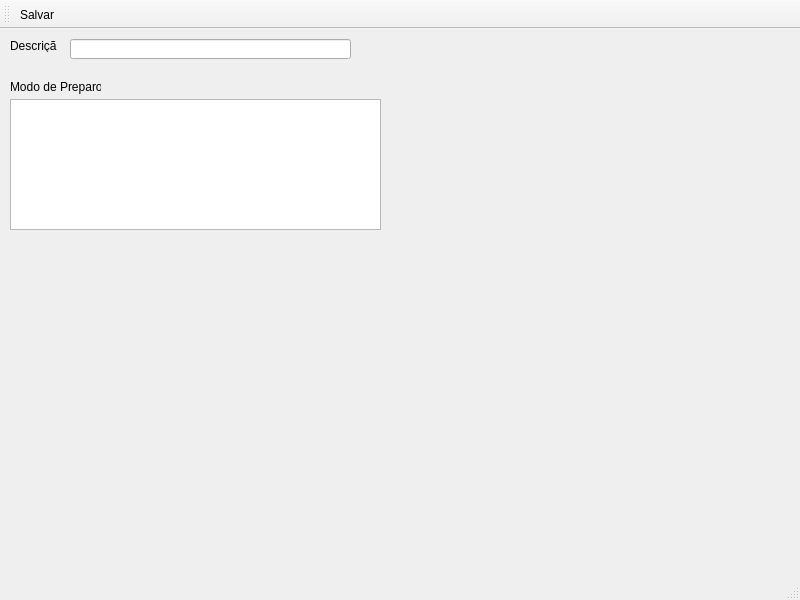
<?xml version="1.0" encoding="UTF-8"?>
<ui version="4.0">
 <class>TelaReceita</class>
 <widget class="QMainWindow" name="TelaReceita">
  <property name="geometry">
   <rect>
    <x>0</x>
    <y>0</y>
    <width>800</width>
    <height>600</height>
   </rect>
  </property>
  <property name="windowTitle">
   <string>MainWindow</string>
  </property>
  <widget class="QWidget" name="centralwidget">
   <widget class="QLabel" name="lblDescricao">
    <property name="geometry">
     <rect>
      <x>10</x>
      <y>10</y>
      <width>47</width>
      <height>13</height>
     </rect>
    </property>
    <property name="text">
     <string>Descrição:</string>
    </property>
   </widget>
   <widget class="QLineEdit" name="edtDescricao">
    <property name="geometry">
     <rect>
      <x>70</x>
      <y>10</y>
      <width>281</width>
      <height>20</height>
     </rect>
    </property>
   </widget>
   <widget class="QLabel" name="label">
    <property name="geometry">
     <rect>
      <x>10</x>
      <y>50</y>
      <width>91</width>
      <height>16</height>
     </rect>
    </property>
    <property name="text">
     <string>Modo de Preparo</string>
    </property>
   </widget>
   <widget class="QTextEdit" name="textEdit">
    <property name="geometry">
     <rect>
      <x>10</x>
      <y>70</y>
      <width>371</width>
      <height>131</height>
     </rect>
    </property>
   </widget>
  </widget>
  <widget class="QMenuBar" name="menubar">
   <property name="geometry">
    <rect>
     <x>0</x>
     <y>0</y>
     <width>800</width>
     <height>21</height>
    </rect>
   </property>
  </widget>
  <widget class="QStatusBar" name="statusbar"/>
  <widget class="QToolBar" name="toolBar">
   <property name="windowTitle">
    <string>toolBar</string>
   </property>
   <attribute name="toolBarArea">
    <enum>TopToolBarArea</enum>
   </attribute>
   <attribute name="toolBarBreak">
    <bool>false</bool>
   </attribute>
   <addaction name="actionSalvar"/>
  </widget>
  <action name="actionSalvar">
   <property name="text">
    <string>Salvar</string>
   </property>
  </action>
 </widget>
 <resources/>
 <connections/>
</ui>
